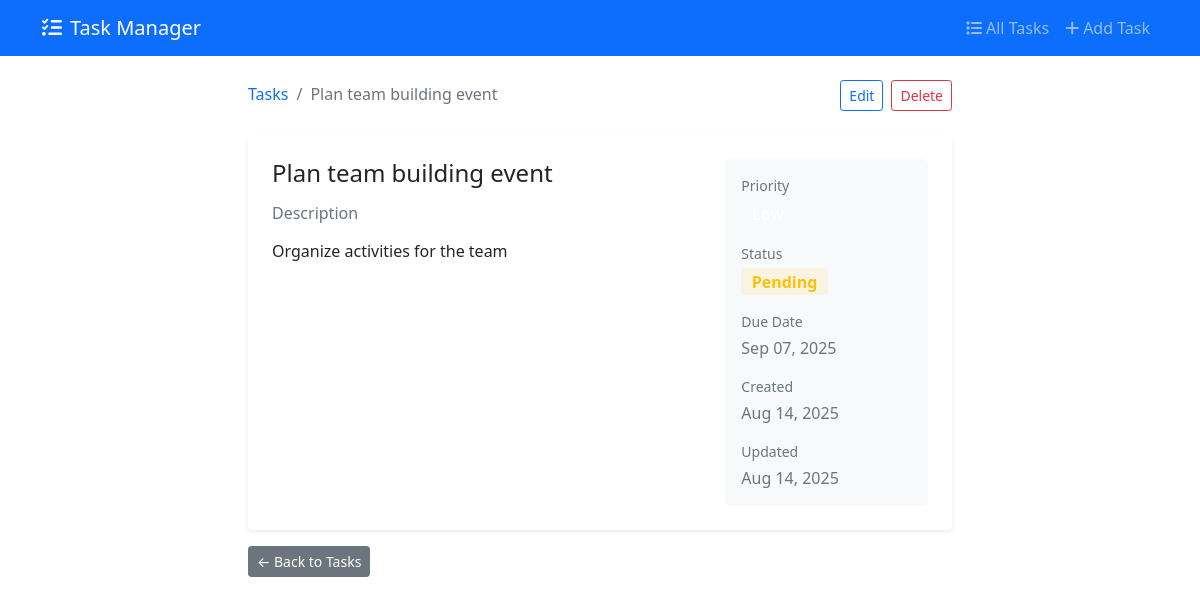
The page /task/25/ on the database its author committed.
### tasks/models.py (models this page shows, shortened)
class Task(models.Model):
    title = models.CharField(max_length=200)
    description = models.TextField(blank=True)
    priority = models.CharField(
        max_length=10,
        choices=[("high", "High"), ("medium", "Medium"), ("low", "Low")],
        default="medium",
    )
    is_completed = models.BooleanField(default=False)
    due_date = models.DateField(null=True, blank=True)
    created_at = models.DateTimeField(auto_now_add=True)
    updated_at = models.DateTimeField(auto_now=True)
    class Meta:
        ordering = ["-created_at"]

### tasks/views.py (the view)
# urls.py: path("task/<int:pk>/", TaskDetailView.as_view(), name="task-detail"),
class TaskDetailView(DetailView):
    model = Task
    template_name = "tasks/task_detail.html"
    context_object_name = "task"

### templates/tasks/task_detail.html (shortened to what this page needs)
{% extends 'base.html' %}
{% block content %}
<div class="container-fluid px-4">
    <div class="row justify-content-center">
        <div class="col-lg-8">
            <div class="d-flex justify-content-between align-items-center mb-4">
                <div>
                    <nav aria-label="breadcrumb">
                        <ol class="breadcrumb mb-1">
                            <li class="breadcrumb-item"><a href="{% url 'task-list' %}" class="text-decoration-none">Tasks</a></li>
                            <li class="breadcrumb-item active">{{ task.title|truncatechars:30 }}</li>
                        </ol>
                    </nav>
                </div>
                <div class="d-flex gap-2">
                    <a href="{% url 'task-edit' task.pk %}" class="btn btn-outline-primary btn-sm">Edit</a>
                    <a href="{% url 'task-delete' task.pk %}" class="btn btn-outline-danger btn-sm">Delete</a>
                </div>
            </div>
            <div class="card border-0 shadow-sm">
                <div class="card-body p-4">
                    <div class="row">
                        <div class="col-lg-8">
                            <h2 class="h4 mb-3 {% if task.is_completed %}text-decoration-line-through text-muted{% endif %}">
                                {{ task.title }}
                            </h2>
                            {% if task.description %}
                                <div class="mb-4">
                                    <h6 class="text-muted mb-2">Description</h6>
                                    <p class="text-secondary">{{ task.description|linebreaks }}</p>
                                </div>
                            {% endif %}
                        </div>
                        <div class="col-lg-4">
                            <div class="bg-light rounded-3 p-3">
                                <div class="mb-3">
                                    <small class="text-muted d-block mb-1">Priority</small>
                                    <span class="badge badge-priority-{{ task.priority }} fs-6">{{ task.get_priority_display }}</span>
                                </div>
                                <div class="mb-3">
                                    <small class="text-muted d-block mb-1">Status</small>
                                    {% if task.is_completed %}
                                        <span class="badge bg-success bg-opacity-10 text-success fs-6">Completed</span>
                                    {% else %}
                                        <span class="badge bg-warning bg-opacity-10 text-warning fs-6">Pending</span>
                                    {% endif %}
                                </div>
                                {% if task.due_date %}
                                    <div class="mb-3">
                                        <small class="text-muted d-block mb-1">Due Date</small>
                                        <span class="text-secondary">{{ task.due_date|date:"M d, Y" }}</span>
                                    </div>
                                {% endif %}
                                <div class="mb-3">
                                    <small class="text-muted d-block mb-1">Created</small>
                                    <span class="text-secondary">{{ task.created_at|date:"M d, Y" }}</span>
                                </div>
                                {% if task.updated_at != task.created_at %}
                                    <div>
                                        <small class="text-muted d-block mb-1">Updated</small>
                                        <span class="text-secondary">{{ task.updated_at|date:"M d, Y" }}</span>
                                    </div>
                                {% endif %}
                            </div>
                        </div>
                    </div>
                </div>
            </div>
            <div class="mt-3">
                <a href="{% url 'task-list' %}" class="btn btn-secondary btn-sm">← Back to Tasks</a>
            </div>
        </div>
    </div>
</div>
{% endblock %}

### rows shown on the page
Task: title "Plan team building event", description "Organize activities for the team", due_date "Sep 07, 2025", created_at "Aug 14, 2025", updated_at "Aug 14, 2025"
